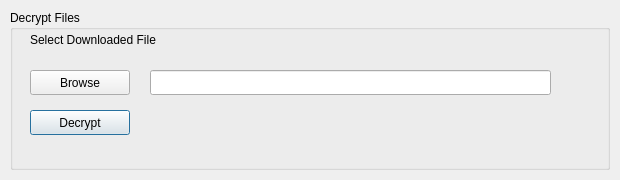
<?xml version="1.0" encoding="UTF-8"?>
<ui version="4.0">
 <class>DecryptionDialog</class>
 <widget class="QDialog" name="DecryptionDialog">
  <property name="geometry">
   <rect>
    <x>0</x>
    <y>0</y>
    <width>620</width>
    <height>180</height>
   </rect>
  </property>
  <property name="windowTitle">
   <string>Decrypt Files</string>
  </property>
  <widget class="QGroupBox" name="decryptGroupBox">
   <property name="geometry">
    <rect>
     <x>10</x>
     <y>10</y>
     <width>600</width>
     <height>160</height>
    </rect>
   </property>
   <property name="title">
    <string>Decrypt Files</string>
   </property>
   <widget class="QLabel" name="descLabel">
    <property name="geometry">
     <rect>
      <x>20</x>
      <y>20</y>
      <width>160</width>
      <height>20</height>
     </rect>
    </property>
    <property name="text">
     <string>Select Downloaded File</string>
    </property>
   </widget>
   <widget class="QLineEdit" name="downloadedFilePath">
    <property name="geometry">
     <rect>
      <x>140</x>
      <y>60</y>
      <width>401</width>
      <height>25</height>
     </rect>
    </property>
   </widget>
   <widget class="QPushButton" name="decryptButton">
    <property name="geometry">
     <rect>
      <x>20</x>
      <y>100</y>
      <width>100</width>
      <height>25</height>
     </rect>
    </property>
    <property name="text">
     <string>Decrypt</string>
    </property>
   </widget>
   <widget class="QPushButton" name="downloadFileBrowser">
    <property name="geometry">
     <rect>
      <x>20</x>
      <y>60</y>
      <width>100</width>
      <height>25</height>
     </rect>
    </property>
    <property name="text">
     <string>Browse</string>
    </property>
   </widget>
  </widget>
 </widget>
 <resources/>
 <connections/>
</ui>
